Frame 1 (no input): blank canvas, image omitted
Frame 60 (the mouse pressed at the canvas centre just before this capture): blank canvas, image omitted
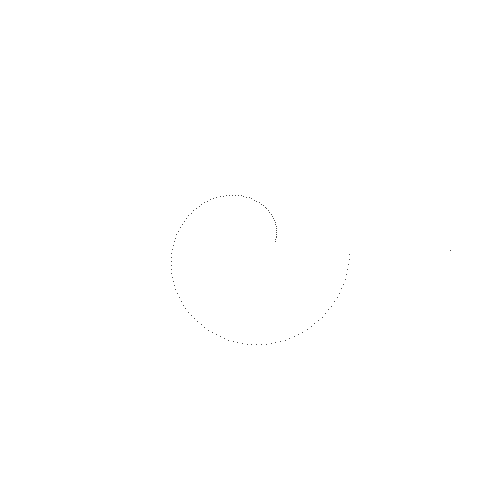
Frame 120 (the mouse held since frame 60 and released just before this capture)

The Processing sketch whose frames 1 and 60 were blank and that drew this single picture after the mouse press (run headless with seeded random() and noise(); from frame 60 on, the mouse is pressed at the canvas centre):

// Processing sketch: circular_motion
// ── circular_motion.pde
// declare variables
float x,y;
float r = 15;
float speed1 = .05;
float angle1 = 0;
float speed2 = .011;
float angle2 = 0;
float originX;
float originY;
float dist = 200;
float amp = 100;
void setup(){

  // set screen size
  size(500, 500);
  
  // initialize variables
  originX=width/2;
  originY=height/2;
  
  // set starting background color
  background(255);
}

void draw(){
  
  // blank out canvas
  //background(255);
  
  // style our shape
  strokeWeight(1);
  stroke(0);
  fill(127);
  
  // update the motion
  x=originX+dist*cos(angle1);
  y=originY+dist*sin(angle1);
  angle1+=speed1;
  
  dist=amp*cos(angle2);
  angle2+=speed2;
  
  // draw shape
  // ellipse(x,y,2*r,2*r);
  point(x,y);
}
